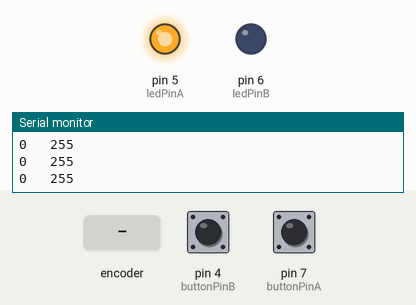
A sketch run on a simulated Arduino Uno, built with avr-gcc and run on an emulated ATmega328P. On the bench: output pins drawn as LEDs (lit = HIGH), the last lines printed to the serial monitor. The test bench sets the inputs (shaded band); at power-on: pin 4 (buttonPinB) LOW, pin 7 (buttonPinA) LOW.

Above: at 1.2 s.
1.3 s: rotary encoder on pin 7 (buttonPinA) / pin 4 (buttonPinB) turned 1 step (first pin leading)
At 2.11 s:
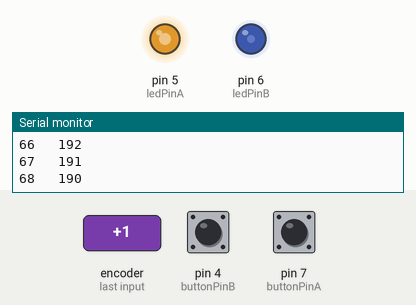
At 4.8 s:
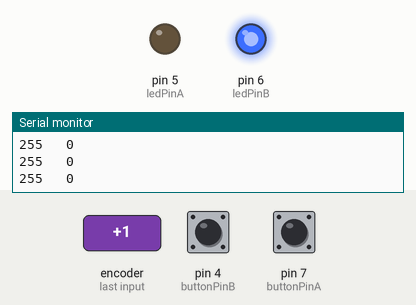
Timing chart, 0 to 6.3 s (numbered marks = the images above; inputs shaded):
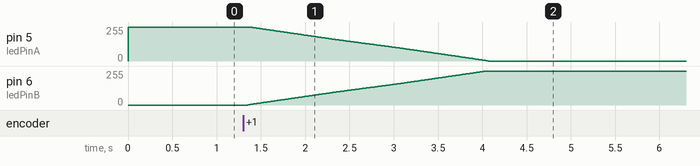

The sketch:

magical_light_cup.ino
```cpp
int ledPinA = 5;
int ledPinB = 6;
int buttonPinA = 7;
int buttonPinB = 4;
int buttonStateA = 0;
int buttonStateB = 0;
int brightnessA = 0;
int brightnessB = 255;

void setup() {
  Serial.begin(9600);
  pinMode(ledPinA, OUTPUT);
  pinMode(ledPinB, OUTPUT);
  pinMode(buttonPinA, INPUT);
  pinMode(buttonPinB, INPUT);
}

void loop() {
  buttonStateA = digitalRead(buttonPinA);

  if (buttonStateA == HIGH && brightnessA != 255) {
    brightnessA ++;
  }

  if (buttonStateA == LOW && brightnessA != 0) {
    brightnessA --;
  }

  analogWrite(ledPinB, brightnessA);
  Serial.print(brightnessA);
  Serial.print("   ");

  buttonStateB = digitalRead(buttonPinB);

  if (buttonStateB == HIGH && brightnessB != 0) {
    brightnessB --;
  }

  if (buttonStateB == LOW && brightnessB != 255) {
    brightnessB ++;
  }

  analogWrite(ledPinA, brightnessB);
  Serial.println(brightnessB);
  delay(5);
}
```

Measured:
- after the input at 1.3 s, pin 5 (ledPinA): moves from 255/255 to 0/255 over 2.7 s, starting after 0.08 s; pin 6 (ledPinB): moves from 0/255 to 255/255 over 2.7 s, starting after 0.05 s
